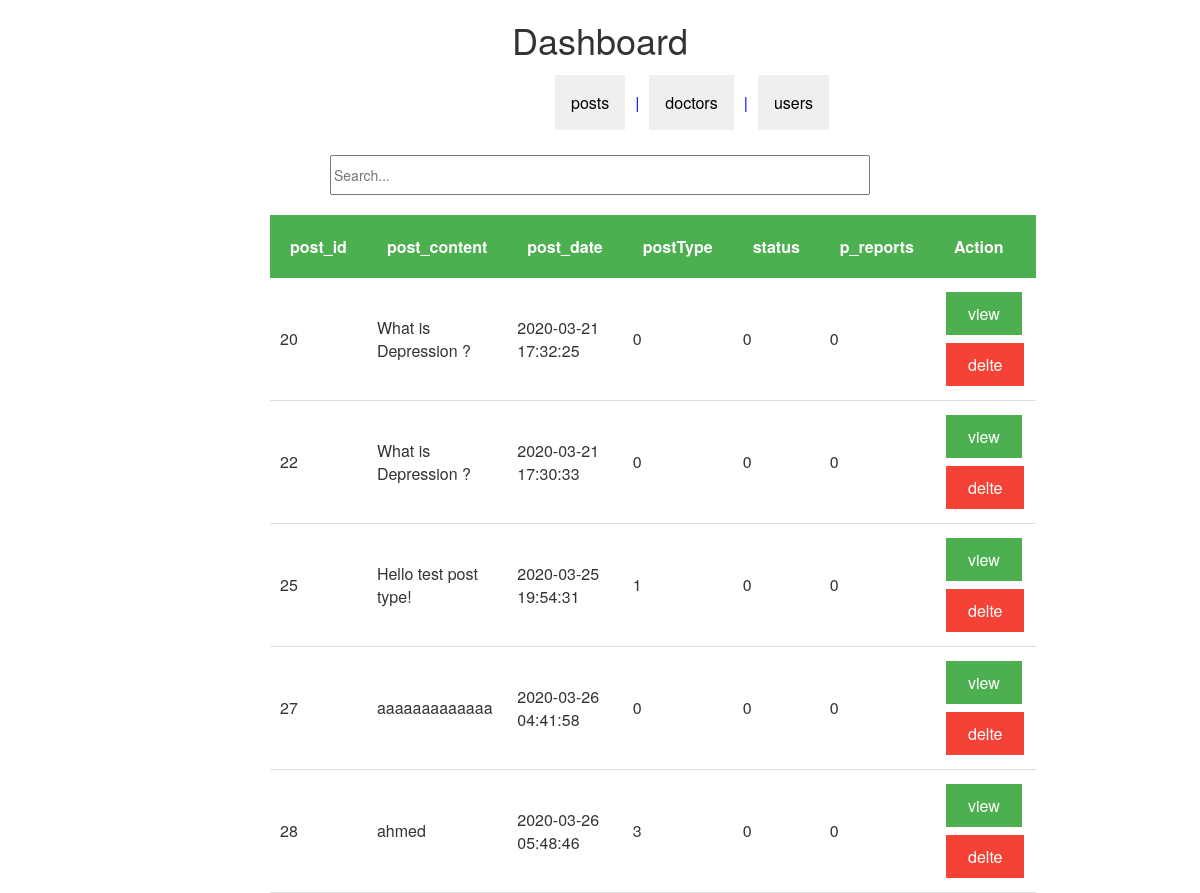
The app's page /admin-posts-list.php with its own data.
### tables this page shows
CREATE TABLE `posts` (
  `post_id` int(11) NOT NULL,
  `post_content` varchar(500) NOT NULL,
  `post_date` timestamp NOT NULL DEFAULT current_timestamp() ON UPDATE current_timestamp(),
  `likes` int(11) NOT NULL,
  `postShare` int(11) NOT NULL,
  `postType` int(11) NOT NULL,
  `privateTo` int(11) DEFAULT NULL,
  `status` int(11) NOT NULL,
  `p_reports` int(11) NOT NULL,
  `AllowComment` int(11) NOT NULL,
  `cat_id` int(11) NOT NULL,
  `user_id` int(11) NOT NULL
);

### includes/functions/function.php (called while the page is built, shortened)
<?php
	include 'includes/templates/footer.php';
?>

### initialize.php (called while the page is built, shortened)
<?php
	    $tpl  = 'includes/templates/';
	   	$func = 'includes/functions/';
	   	include $func .  'function.php';
	    include $tpl  .  'header.php';
?>

### admin-posts-list.php (the view, shortened to what this page needs)
<?php
include 'initialize.php';
?>
<!DOCTYPE html>
<html>
<head>
	<link rel="stylesheet" href="layout/css/Main.css" >
</head>
<body>
	<div class="admin_tasks" >
		<h1>
			 Dashboard
		</h1>
		<table>
			<tr>
				<td>  <div class="dropdown">
						  <button class="dropbtn"><a href="admin-posts-list.php">posts</a></button>
					  </div>
				</td>
				<td>|</td>
				<td>  <div class="dropdown">
						  <button class="dropbtn">doctors</button>
					  </div>
				</td>
				<td>|</td>
				<td>  <div class="dropdown">
						  <button class="dropbtn">users</button>
					  </div>
				</td>
			</tr>
		</table> <br>
		<input id="myInput" type="text" placeholder="Search... "> <br><br>
	</div>
<div class="users_data" >
		<table>
			<tr>
				<th>post_id</th>
				<th>post_content</th>
				<th>post_date</th>
				<th>postType</th>
				<th>status</th>
				<th>p_reports</th>
				<th>Action</th>
			</tr>
			<form method='post'>
			<?php
			$user_data = $con->prepare("SELECT * FROM posts ORDER BY p_reports DESC ");
			$user_data ->execute();
			$posts = $user_data ->fetchall();
		foreach ($posts as $key => $post)
		{
		    $post_id = $post['post_id'];
		    $post_content = $post['post_content'];
		    $post_date = $post['post_date'];
		    $postType=$post['postType'];
		    $status=$post['status'];
		    $p_reports=$post['p_reports'];
		    echo "<tbody id='myTable'>";
	        echo "<tr> ";
	        echo "<td>".$post_id."</td>";
	        echo "<td>".$post_content."</td>";
	        echo "<td>".$post_date."</td>";
	        echo "<td>".$postType."</td>";
	        echo "<td>".$status."</td>";
	        echo "<td>".$p_reports."</td>";
		    echo "<td>"."<button id='b3' name='b".$post_id."' class='users_data_button1' > view</button>
		                 <button id='b3' name='d".$post_id."' class='users_data_button2' > delte</button>
		         "."</td>";
		    echo "</tr> ";
		    echo "</tbody>";
		}
				  ?>
				  </form>
			</table>
	</div>

### includes/templates/footer.php (shortened to what this page needs)
	</body>
</html>

### includes/templates/header.php (shortened to what this page needs)
<!DOCTYPE html>
<html>
	<head>
        <link rel="stylesheet" href="layout/css/bootstrap.min.css"/>
        <link rel="stylesheet" href="layout/css/Main.css"/>
        <link rel="stylesheet" href="layout/css/font-awesome4.min.css" />
	</head>
	<body>

### layout/css/Main.css (style rules this page uses)
body { overflow-x: hidden; }
.admin_tasks { text-align: center; }
.admin_tasks input { width: 45% ; height: 40px ; }
.admin_tasks table { width: 00px; height: 30px ; color: blue ; padding: 10px 10px ; margin-left: 550px ; }
.admin_tasks table td { padding: 5px 5px ; }
.admin_tasks a { text-decoration: none; color: black ; }
.dropbtn { color: black; padding: 16px; font-size: 16px; border: none; cursor: pointer; }
.users_data { margin-left: 270px ; text-align: left; height: 50px ; }
.users_data table { text-align: left; width: 70%; height: 50px ; padding: 20px 20px ; }
.users_data table th { padding: 20px 20px ; background-color: #4CAF50; color: white; }
.users_data table td { padding: 10px 10px ; border-bottom: 1px solid #ddd; text-align: left; }
.users_data button { border: none; color: white; padding: 10px 22px; text-align: center; text-decoration: none; font-size: 16px; margin: 4px 2px; cursor: pointer; }
.users_data_button1 { background-color: #4CAF50; }
.users_data_button2 { background-color:#f44336 ; }

### records on screen
posts: post_id "20", post_content "What is Depression ?", post_date "2020-03-21 17:32:25", postType "0", status "0", p_reports "0"
posts: post_id "22", post_content "What is Depression ?", post_date "2020-03-21 17:30:33", postType "0", status "0", p_reports "0"
posts: post_id "25", post_content "Hello test post type!", post_date "2020-03-25 19:54:31", postType "1", status "0", p_reports "0"
posts: post_id "27", post_content "aaaaaaaaaaaaa", post_date "2020-03-26 04:41:58", postType "0", status "0", p_reports "0"
posts: post_id "28", post_content "ahmed", post_date "2020-03-26 05:48:46", postType "3", status "0", p_reports "0"
